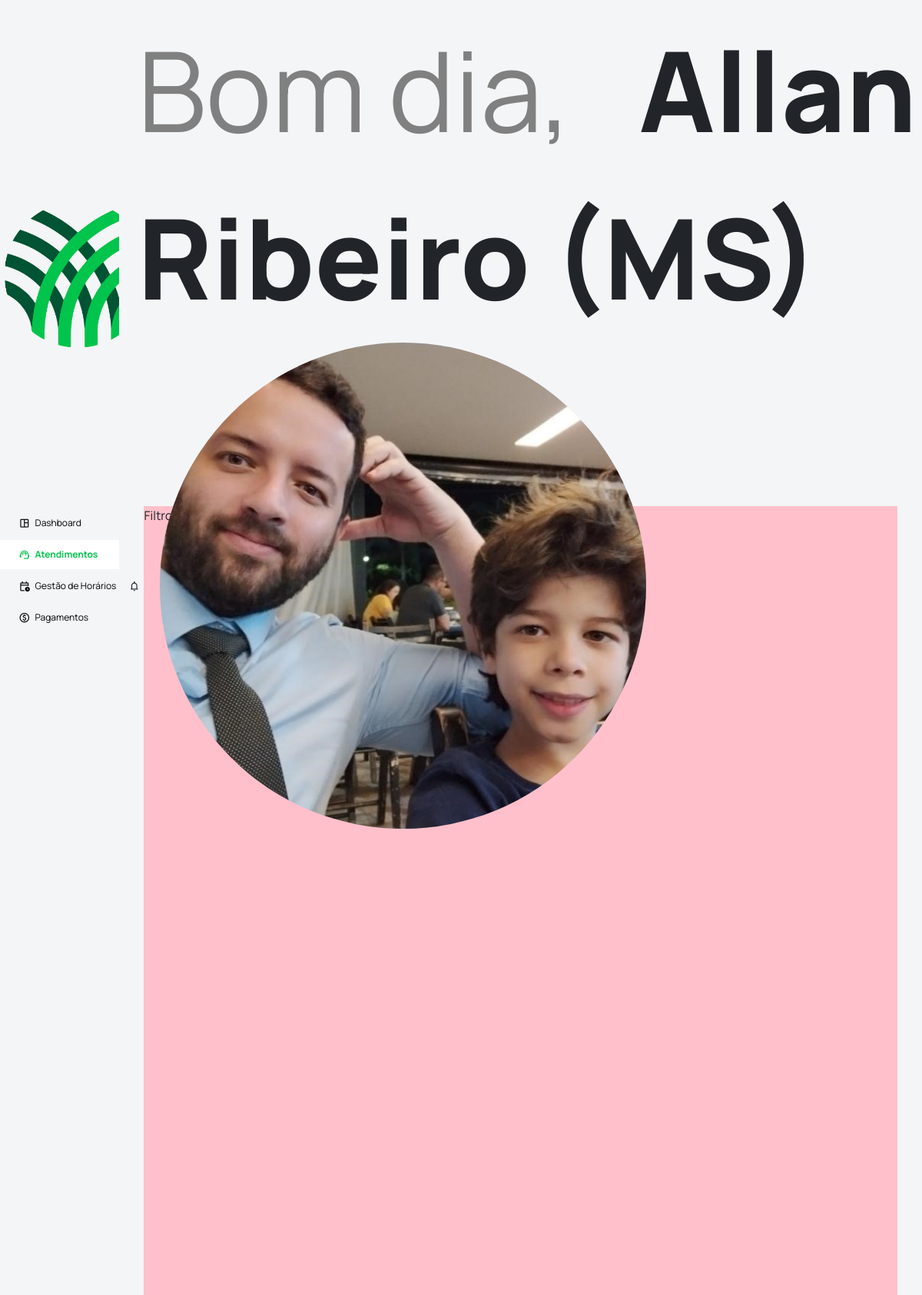
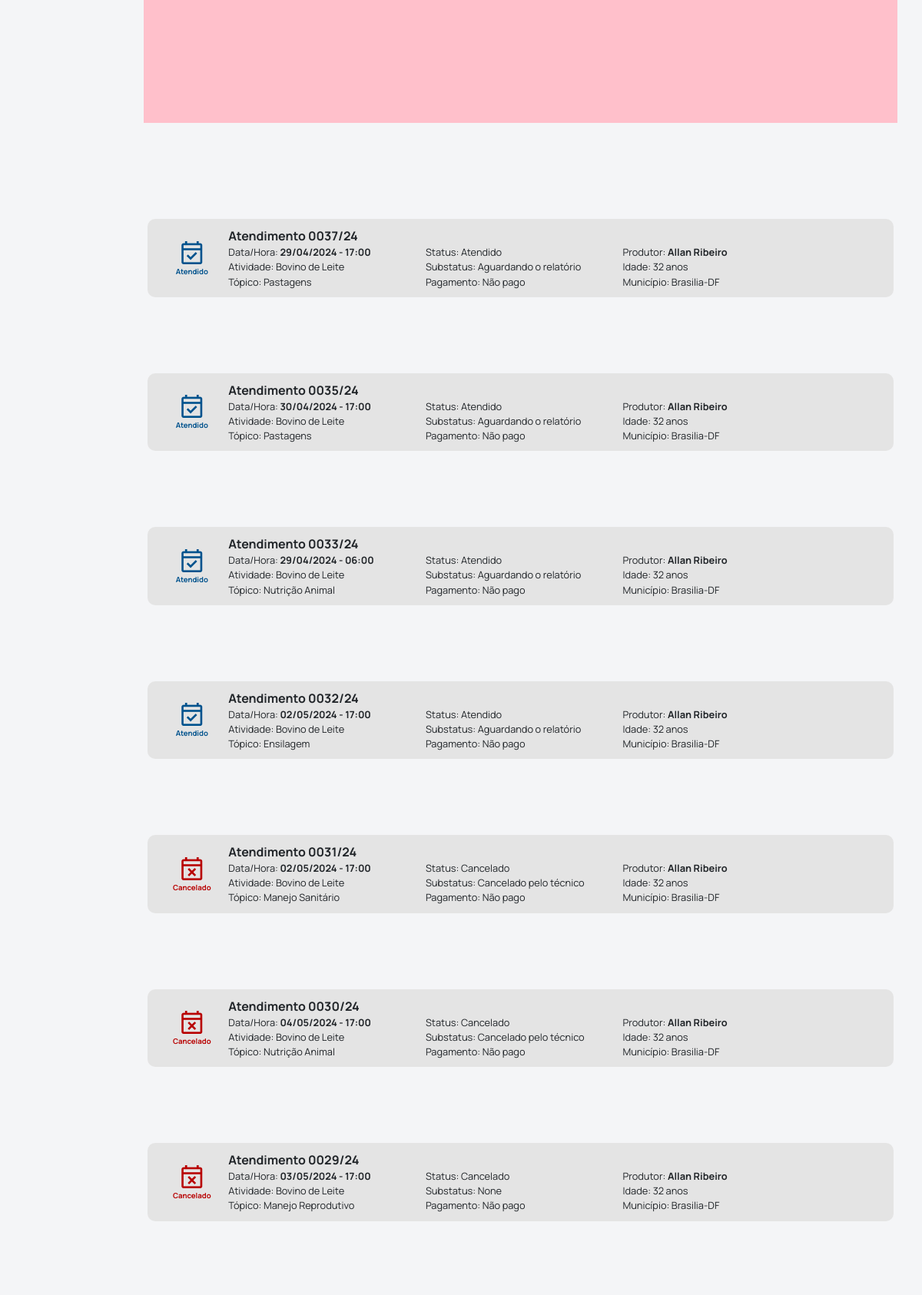
The app's page /tecnico/atendimentos/ (signed in, upper part) with its own data (2 pictures, top to bottom).
### apps/modulo_admin/models.py (models this page shows, shortened)
class Usuario(models.Model):
    user = models.OneToOneField(User, on_delete=models.CASCADE, related_name='usuario_relacionado')
    data_registro = models.DateTimeField(auto_now_add=True)
    data_ultima_atualizacao = models.DateTimeField(auto_now=True)
    cpf = models.CharField(max_length=14, null=False, blank=False, unique=True)
    nome_completo = models.CharField(max_length=100, null=False, blank=False)
    data_nascimento = models.DateField(null=True, blank=True)
    sexo = models.CharField(max_length=100, choices=GENERO_SEXUAL, null=False, blank=False)
    reside_cod_ibge = models.CharField(max_length=10, null=True, blank=True)
    celular = models.CharField(max_length=17, null=True, blank=True)
    email_pessoal = models.EmailField(max_length=40, null=True, blank=True)
    usuario_is_ativo = models.BooleanField(default=True, null=False, blank=False, db_index=True)
    del_status = models.BooleanField(default=False)
    del_data = models.DateTimeField(null=True, blank=True)
    del_cpf = models.CharField(max_length=14, null=True, blank=True)
    def primeiro_ultimo_nome(self):
        partes_nome = self.nome_completo.split()
        primeiro_nome = partes_nome[0]
        ultimo_nome = partes_nome[-1] if len(partes_nome) > 1 else ''
        return f"{primeiro_nome} {ultimo_nome}"
    def uf_municipio(self):
        if self.reside_cod_ibge:
            try:
                uf_municipio = UF_Municipio.objects.get(cod_ibge=self.reside_cod_ibge)
                return f"{uf_municipio.municipio}-{uf_municipio.uf_sigla}"
            except UF_Municipio.DoesNotExist:
                return "Código IBGE não encontrado"
        return "Código IBGE não informado"
    def regional_senar(self):
        try:
            vinculo = self.vinculo_tecnico_regional.get(is_ativo=True)
            return vinculo.regional
        except ObjectDoesNotExist:
            return "Nenhum vínculo ativo encontrado"
    def idade(self):
        if self.data_nascimento:
            hoje = date.today()  # Usando 'date.today()' corretamente
            idade = hoje.year - self.data_nascimento.year
            if (hoje.month, hoje.day) < (self.data_nascimento.month, self.data_nascimento.day):
                idade -= 1
            return idade
        return "Data de nascimento não informada"

class VinculoTecnicoRegional(models.Model):
    usuario = models.ForeignKey(Usuario, on_delete=models.DO_NOTHING, related_name='vinculo_tecnico_regional', null=True)
    data_registro = models.DateTimeField(auto_now_add=True)
    data_ultima_atualizacao = models.DateTimeField(auto_now=True)
    regional = models.CharField(max_length=2, choices=LISTA_UFS_SIGLAS, null=False, blank=False)
    data_inicio = models.DateField(default=date.today, null=False, blank=False)
    data_fim = models.DateField(null=True, blank=True)
    is_ativo = models.BooleanField(default=True, null=False, blank=False, db_index=True)
    del_status = models.BooleanField(default=False)
    del_data = models.DateTimeField(null=True, blank=True)
    del_cpf = models.CharField(max_length=14, null=True, blank=True)

class Atendimento(models.Model):
    data_registro = models.DateTimeField(auto_now_add=True)
    data_ultima_atualizacao = models.DateTimeField(auto_now=True)
    regional = models.CharField(max_length=2, choices=LISTA_UFS_SIGLAS, null=False, blank=False, default='MS')
    tecnico = models.ForeignKey(Usuario, on_delete=models.SET_NULL, null=True, blank=True, related_name='tecnico_atendimento')
    produtor = models.ForeignKey(Usuario, on_delete=models.SET_NULL, null=True, blank=True, related_name='produtor_atendimento')
    atendimento_retorno = models.BooleanField(default=False)
    atendimento_anterior = models.ForeignKey('self', on_delete=models.SET_NULL, null=True, blank=True, related_name='atendimentos_posteriores')
    data = models.DateField(null=False, blank=False)
    hora = models.CharField(max_length=5, null=False, blank=False)
    status = models.CharField(max_length=15, choices=STATUS_ATENDIMENTO, null=False, blank=False)
    substatus = models.CharField(max_length=60, choices=SUBSTATUS_ATENDIMENTO, null=True, blank=True)
    atividade_produtiva = models.CharField(max_length=120, choices=ATIVIDADE_PRODUTIVA, null=False, blank=False)
    topico = models.CharField(max_length=120, null=False, blank=False)
    mais_informacoes = models.TextField(null=True, blank=True)
    imagem01 = models.ImageField(null=True, blank=True)
    imagem02 = models.ImageField(null=True, blank=True)
    imagem03 = models.ImageField(null=True, blank=True)
    relatorio = models.TextField(null=True, blank=True)
    relatorio_atualizacao = models.DateTimeField(null=True, blank=True)
    del_status = models.BooleanField(default=False)
    del_data = models.DateTimeField(null=True, blank=True)
    del_cpf = models.CharField(max_length=14, null=True, blank=True)
    def atendimento_id(self):
        year_suffix = self.data.strftime('%y')
        id_str = str(self.id).zfill(4)
        return f"{id_str}/{year_suffix}"

class UF_Municipio(models.Model):
    cod_ibge = models.CharField(max_length=10, null=False, blank=False)
    uf_sigla = models.CharField(max_length=2, null=False, blank=False)
    uf = models.CharField(max_length=20, null=False, blank=False)
    municipio = models.CharField(max_length=35, null=False, blank=False)
    municipio_uf = models.CharField(max_length=40, null=False, blank=False)

### apps/modulo_tecnico/views.py (the view)
# urls.py: path('tecnico/atendimentos/', tecnico_atendimentos, name='tecnico_atendimentos'),
def tecnico_atendimentos(request):
    tecnico = request.user.usuario_relacionado
    atendimentos = Atendimento.objects.filter(tecnico=tecnico).order_by('-id')
    conteudo = {
        'atendimentos': atendimentos,
    }
    return render(request, 'modulo_tecnico/lista_atendimentos.html', conteudo)

### apps/modulo_admin/templatetags/saudacoes_filters.py (called while the page is built)
@register.filter(name='saudacao')
def saudacao(value):
    hora_atual = datetime.now().hour
    if 0 <= hora_atual < 12:
        return "Bom dia"
    elif 12 <= hora_atual < 18:
        return "Boa tarde"
    else:
        return "Boa noite"

### templates/modulo_tecnico/lista_atendimentos.html (shortened to what this page needs)
{% extends '_partials/base_main.html' %}
{% load static %}
{% block extra_head %}
    <link rel="stylesheet" href="{% static '/styles/modulo_tecnico/lista_atendimentos.css' %}">
{% endblock %}
{% block content %}
    <div class="container_page">
        <div class="container_filtros">
            Filtros
        </div>
        <div class="container_listagem">
            {% for atendimento in atendimentos %}
                <div class="listagem_item" data-id="{{ atendimento.id }}">
                    <div class="listagem_item_icone">
                        {% if atendimento.status == 'agendado' %}
                            <i class="material-symbols-outlined" style="font-size: 3vw; color: var(--agendado)">event</i>
                            <span style="color: var(--agendado); font-weight: bold;">{{ atendimento.get_status_display }}</span>
                        {% elif atendimento.status == 'cancelado' %}
                            <i class="material-symbols-outlined" style="font-size: 3vw; color: var(--cancelado)">event_busy</i>
                            <span style="color: var(--cancelado); font-weight: bold;">{{ atendimento.get_status_display }}</span>
                        {% elif atendimento.status == 'atendido' %}
                            <i class="material-symbols-outlined" style="font-size: 3vw; color: var(--atendido)">event_available</i>
                            <span style="color: var(--atendido); font-weight: bold;">{{ atendimento.get_status_display }}</span>
                        {% elif atendimento.status == 'finalizado' %}
                            <i class="material-symbols-outlined" style="font-size: 3vw; color: var(--finalizado)">done_all</i>
                            <span style="color: var(--finalizado); font-weight: bold;">{{ atendimento.get_status_display }}</span>
                        {% endif %}
                    </div>
                    <div class="listagem_item_informacoes">
                        <span class="listagem_item_informacoes_titulo"><b>Atendimento {{ atendimento.atendimento_id }}</b></span>
                        <div class="listagem_item_informacoes_container">
                            <div class="listagem_item_informacoes_container_parte">
                                <span>Data/Hora: <b>{{ atendimento.data|date:'d/m/Y' }} - {{ atendimento.hora }}</b></span>
                                <span>Atividade: {{ atendimento.get_atividade_produtiva_display }}</span>
                                <span>Tópico: {{ atendimento.topico }}</span>
                            </div>
                            <div class="listagem_item_informacoes_container_parte">
                                <span>Status: {{ atendimento.get_status_display }}</span>
                                <span>Substatus: {{ atendimento.get_substatus_display }}</span>
                                <span>Pagamento: Não pago</span>
                            </div>
                            <div class="listagem_item_informacoes_container_parte">
                                <span>Produtor: <b>{{ atendimento.produtor.primeiro_ultimo_nome }}</b></span>
                                <span>Idade: {{ atendimento.produtor.idade }} anos</span>
                                <span>Município: {{ atendimento.produtor.uf_municipio }}</span>
                            </div>
                        </div>
                    </div>
                </div>
            {% endfor %}
        </div>
    </div>
{% endblock %}

### templates/_partials/navbar.html (shortened to what this page needs)
{% load static %}
{% load saudacoes_filters %}
<div class="saudacao">
    <span style="color:gray; font-weight: normal !important;">{{ user|saudacao }}, &nbsp;</span> <b>{{ user.usuario_relacionado.primeiro_ultimo_nome }} ({{user.usuario_relacionado.regional_senar}})</b>
</div>
<div class="botoes__navbar">
    <div class="icone-notificacao">
        <i class="material-symbols-outlined" style="font-size: 1.3vw;">notifications</i>
    </div>
    <div class="usuario" id="iconeUsuario">
        <img src="{% static 'assets/imagens/allan_ribeiro.jpg' %}" class="usuario__imagem"><br>
    </div>
</div>

### setup/static/styles/partials/base_main.css (style rules this page uses)
body, html { height: 100%; width: 100%; margin: 0; font-family: 'Manrope', sans-serif; background-color: #f4f5f7; display: flex; flex-direction: row; gap: 1vw; overflow-y: hidden; }

### setup/static/styles/partials/navbar.css (style rules this page uses)
.saudacao { font-family: 'Manrope', sans-serif; font-size: 2.2vh; font-weight: bold; padding-left: 1vw; }
.botoes__navbar { height: 100%; display: flex; flex-direction: row; align-items: center; padding-right: 0.5vw; cursor: pointer; }
.usuario { height: 100%; }
.usuario__imagem { height: 100%; border-radius: 50%; }
.usuario { cursor: pointer; font-size: 12px; color: black; padding: 5px 10px; text-align: left; margin-left: 15px; margin-bottom: 5px; }

### setup/static/styles/cores.css (style rules this page uses)
:root { --verde-capital: #1AA33C; --cinza-primario: #6A6A6A; --cinza-escuro: #484848; --cinza-claro: #e4e4e4; --agendado: #ff2200; --cancelado: #b80000; --atendido: #00528d; --finalizado: var(--verde-capital); --editar: #f5840b; }

### setup/static/styles/modulo_tecnico/lista_atendimentos.css (style rules this page uses)
.container_page { display: grid; grid-template-rows: 20% 79%; gap: 1%; width: 96%; height: 100%; }
.container_filtros { background-color: pink; }
.listagem_item { background-color: var(--cinza-claro); border-radius: 10px; padding: 10px; display: grid; width: 99%; max-height: 100%; grid-template-columns: 10% 90%; justify-content: flex-start; align-items: center; cursor: pointer; transition: transform 0.3s ease; }
.listagem_item_icone { text-align: center; display: flex; flex-direction: column; }
.listagem_item_icone span { font-size: 0.8vw; }
.listagem_item_informacoes { display: flex; flex-direction: column; }
.listagem_item_informacoes_titulo { font-size: 1rem; }
.listagem_item_informacoes_container { display: grid; grid-template-columns: 30% 30% 40%; }
.listagem_item_informacoes_container_parte { display: flex; flex-direction: column; font-size: 0.8rem; }

### records on screen
Atendimento: status "Atendido", atendimento_id "0037/24", data "29/04/2024", hora "17:00", atividade_produtiva "Bovino de Leite", topico "Pastagens", substatus "Aguardando o relatório", produtor.primeiro_ultimo_nome "Allan Ribeiro", produtor.idade "32", produtor.uf_municipio "Brasilia-DF"
Atendimento: status "Atendido", atendimento_id "0035/24", data "30/04/2024", hora "17:00", atividade_produtiva "Bovino de Leite", topico "Pastagens", substatus "Aguardando o relatório", produtor.primeiro_ultimo_nome "Allan Ribeiro", produtor.idade "32", produtor.uf_municipio "Brasilia-DF"
Atendimento: status "Atendido", atendimento_id "0033/24", data "29/04/2024", hora "06:00", atividade_produtiva "Bovino de Leite", topico "Nutrição Animal", substatus "Aguardando o relatório", produtor.primeiro_ultimo_nome "Allan Ribeiro", produtor.idade "32", produtor.uf_municipio "Brasilia-DF"
Atendimento: status "Atendido", atendimento_id "0032/24", data "02/05/2024", hora "17:00", atividade_produtiva "Bovino de Leite", topico "Ensilagem", substatus "Aguardando o relatório", produtor.primeiro_ultimo_nome "Allan Ribeiro", produtor.idade "32", produtor.uf_municipio "Brasilia-DF"
Atendimento: status "Cancelado", atendimento_id "0031/24", data "02/05/2024", hora "17:00", atividade_produtiva "Bovino de Leite", topico "Manejo Sanitário", substatus "Cancelado pelo técnico", produtor.primeiro_ultimo_nome "Allan Ribeiro", produtor.idade "32", produtor.uf_municipio "Brasilia-DF"
Atendimento: status "Cancelado", atendimento_id "0030/24", data "04/05/2024", hora "17:00", atividade_produtiva "Bovino de Leite", topico "Nutrição Animal", substatus "Cancelado pelo técnico", produtor.primeiro_ultimo_nome "Allan Ribeiro", produtor.idade "32", produtor.uf_municipio "Brasilia-DF"
Atendimento: status "Cancelado", atendimento_id "0029/24", data "03/05/2024", hora "17:00", atividade_produtiva "Bovino de Leite", topico "Manejo Reprodutivo", substatus "None", produtor.primeiro_ultimo_nome "Allan Ribeiro", produtor.idade "32", produtor.uf_municipio "Brasilia-DF"

### other values on screen
{{ user|saudacao }} "Bom dia"
{{ user.usuario_relacionado.primeiro_ultimo_nome }} "Allan Ribeiro"
{{ user.usuario_relacionado.regional_senar }} "MS"
